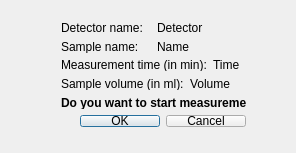
<?xml version="1.0" encoding="UTF-8"?>
<ui version="4.0">
 <class>DMeasure</class>
 <widget class="QDialog" name="DMeasure">
  <property name="geometry">
   <rect>
    <x>0</x>
    <y>0</y>
    <width>296</width>
    <height>153</height>
   </rect>
  </property>
  <property name="windowTitle">
   <string>Measurement input</string>
  </property>
  <widget class="QWidget" name="layoutWidget">
   <property name="geometry">
    <rect>
     <x>50</x>
     <y>10</y>
     <width>207</width>
     <height>128</height>
    </rect>
   </property>
   <layout class="QVBoxLayout" name="verticalLayout">
    <item>
     <layout class="QHBoxLayout" name="horizontalLayout_4">
      <item>
       <widget class="QLabel" name="label_5">
        <property name="text">
         <string>Detector name:</string>
        </property>
       </widget>
      </item>
      <item>
       <widget class="QLabel" name="LabDet">
        <property name="text">
         <string>Detector</string>
        </property>
       </widget>
      </item>
     </layout>
    </item>
    <item>
     <layout class="QHBoxLayout" name="horizontalLayout">
      <item>
       <widget class="QLabel" name="label">
        <property name="text">
         <string>Sample name:</string>
        </property>
       </widget>
      </item>
      <item>
       <widget class="QLabel" name="LabName">
        <property name="text">
         <string>Name</string>
        </property>
       </widget>
      </item>
     </layout>
    </item>
    <item>
     <layout class="QHBoxLayout" name="horizontalLayout_2">
      <item>
       <widget class="QLabel" name="label_2">
        <property name="text">
         <string>Measurement time (in min):</string>
        </property>
       </widget>
      </item>
      <item>
       <widget class="QLabel" name="LabTime">
        <property name="text">
         <string>Time</string>
        </property>
       </widget>
      </item>
     </layout>
    </item>
    <item>
     <layout class="QHBoxLayout" name="horizontalLayout_3">
      <item>
       <widget class="QLabel" name="label_3">
        <property name="text">
         <string>Sample volume (in ml):</string>
        </property>
       </widget>
      </item>
      <item>
       <widget class="QLabel" name="LabVol">
        <property name="text">
         <string>Volume</string>
        </property>
       </widget>
      </item>
     </layout>
    </item>
    <item>
     <widget class="QLabel" name="label_4">
      <property name="font">
       <font>
        <weight>75</weight>
        <bold>true</bold>
       </font>
      </property>
      <property name="text">
       <string>Do you want to start measurement?</string>
      </property>
     </widget>
    </item>
    <item>
     <widget class="QDialogButtonBox" name="MeasureOK">
      <property name="standardButtons">
       <set>QDialogButtonBox::Cancel|QDialogButtonBox::Ok</set>
      </property>
     </widget>
    </item>
   </layout>
  </widget>
 </widget>
 <layoutdefault spacing="6" margin="11"/>
 <resources/>
 <connections>
  <connection>
   <sender>MeasureOK</sender>
   <signal>rejected()</signal>
   <receiver>DMeasure</receiver>
   <slot>reject()</slot>
   <hints>
    <hint type="sourcelabel">
     <x>215</x>
     <y>140</y>
    </hint>
    <hint type="destinationlabel">
     <x>197</x>
     <y>154</y>
    </hint>
   </hints>
  </connection>
  <connection>
   <sender>MeasureOK</sender>
   <signal>accepted()</signal>
   <receiver>DMeasure</receiver>
   <slot>accept()</slot>
   <hints>
    <hint type="sourcelabel">
     <x>140</x>
     <y>132</y>
    </hint>
    <hint type="destinationlabel">
     <x>92</x>
     <y>154</y>
    </hint>
   </hints>
  </connection>
 </connections>
</ui>
